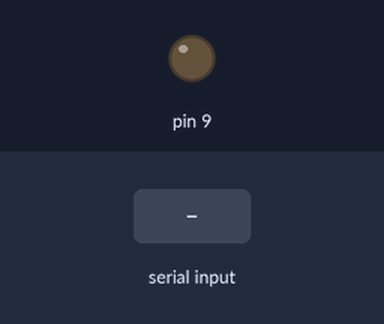
The sketch below on a simulated Arduino Uno, built with avr-gcc and run on an emulated ATmega328P. Shown: output pins drawn as LEDs (lit = HIGH). Inputs (shaded band) come from the test bench.

Above: at 1.2 s.
1.3 s: byte 30 received over Serial
At 2.5 s:
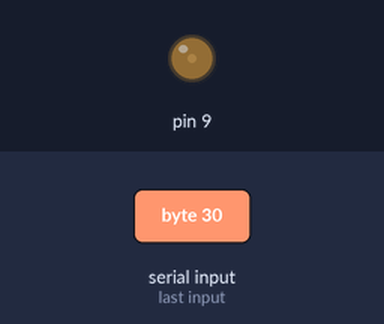
2.8 s: byte 90 received over Serial
At 3.9 s:
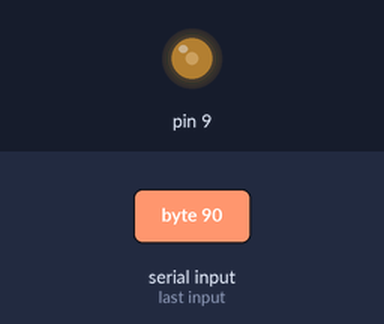
Timing chart, 0 to 5.8 s (numbered marks = the images above; inputs shaded):
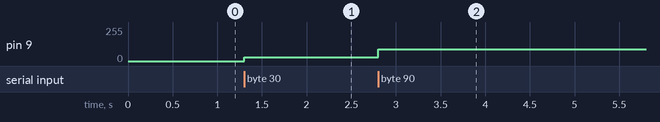

Measured:
- after the input at 1.3 s, pin 9: 0/255 → 30/255 at once
- after the input at 2.8 s, pin 9: 30/255 → 90/255 at once

The sketch:

simple_sc_to_pwm.ino
```cpp
//connect led with resistor between pin9 and gnd
void setup() {
  Serial.begin(57600);
  pinMode(9, OUTPUT);
}
void loop() {
  if(Serial.available()) {
    int val= Serial.read();  //0-255
    analogWrite(9, val);  //0-255
  }
  delay(1);
}
```
